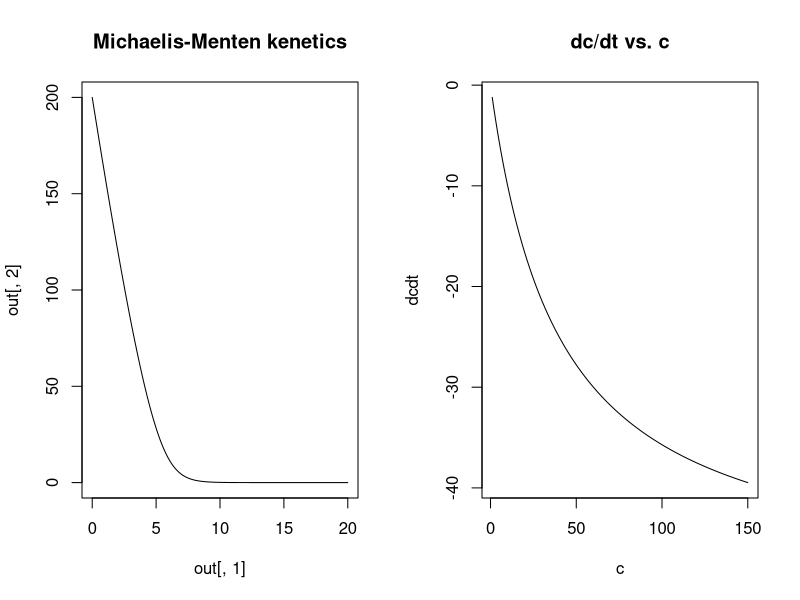

Write R code to recreate this figure.
library(deSolve)

#define the drowth function with fishing

logisticGrowthWithFishing <- function(t, c, P) {
  dcdt <- -P$Kmax * c /(P$Kn + c) * P$n
  list(dcdt)
  
}

# set the vector of time-points for the output
timevec <- seq(0, 20, by=0.1)

# list of parameters

P <- list(Kmax = 5, Kn = 40, n = 10)

c0 <- 200 #initial concentration

# call the ode function
c <- 150:1
out <- ode(y = c0, func = logisticGrowthWithFishing, times = timevec, parms = P)
dcdt <- unlist(logisticGrowthWithFishing(1, c, P))
par(mfrow = c(1,2))
plot(out[,1], out[,2], type='l', main = 'Michaelis-Menten kenetics')
plot(c, dcdt, type='l', main='dc/dt vs. c')
